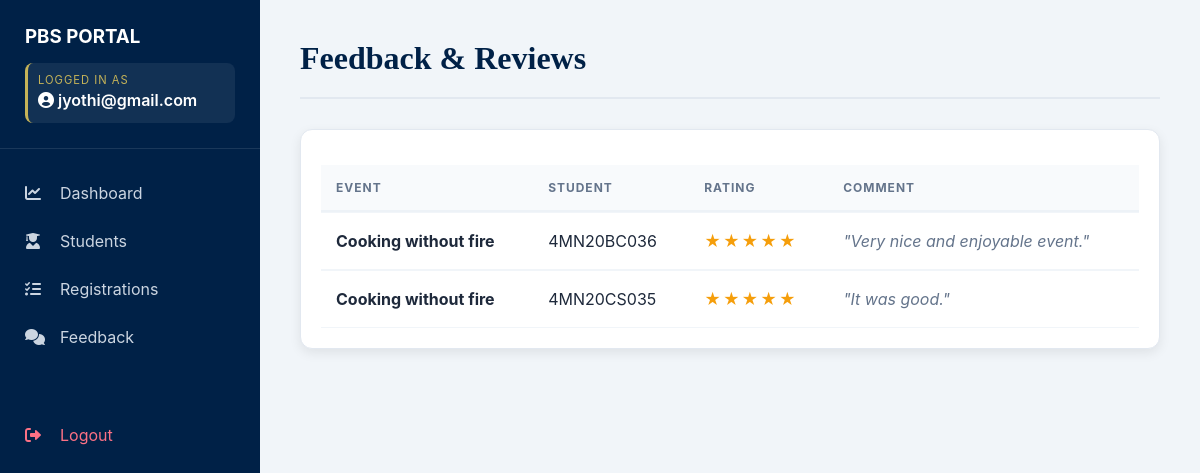
Screenshot of /events/feedbacks/ (signed in) with the database file from the repository.
### events/models.py (models this page shows, shortened)
class Feedback(models.Model):
    student = models.ForeignKey('accounts.Student', on_delete=models.CASCADE,null=True, blank=True)
    event = models.ForeignKey(Event, on_delete=models.CASCADE)
    rating = models.IntegerField(default=5)
    comment = models.TextField()
    created_at = models.DateTimeField(auto_now_add=True)

class Event(models.Model):
    title = models.CharField(max_length=200)
    description = models.TextField()
    date = models.DateTimeField()
    department = models.CharField(
        max_length=5,
        choices=DEPARTMENT_CHOICES,
        null=True,
        blank=True,
        help_text="Target Department (Optional)"
    )
    image = models.ImageField(
        upload_to='events/',
        null=True,
        blank=True
    )

### accounts/models.py (models this page shows, shortened)
class Student(models.Model):
    register_number = models.CharField(max_length=20, unique=True,null=True, blank=True)
    department = models.CharField(max_length=5, choices=DEPARTMENT_CHOICES)
    passed_out_year = models.IntegerField()

### events/views.py (the view)
# urls.py: path('feedbacks/', views.view_feedback, name='view_feedback'),
@login_required
def view_feedback(request):
    feedbacks = Feedback.objects.all().order_by('-created_at')
    return render(request, 'view_feedback.html', {'feedbacks': feedbacks})

### templates/view_feedback.html
{% extends "admin_dashboard.html" %}
{% block content %}
<div class="header-section"><h1>Feedback & Reviews</h1></div>
<div class="card">
    <table>
        <thead>
            <tr><th>Event</th><th>Student</th><th>Rating</th><th>Comment</th></tr>
        </thead>
        <tbody>
            {% for fb in feedbacks %}
            <tr>
                <td><strong>{{ fb.event.title }}</strong></td>
                <td>{{ fb.student.register_number }}</td>
                <td style="color: #f59e0b; letter-spacing: 2px;">
                    {% for i in "12345"|make_list %}{% if forloop.counter <= fb.rating %}★{% else %}☆{% endif %}{% endfor %}
                </td>
                <td style="font-style: italic; color: #64748b;">"{{ fb.comment }}"</td>
            </tr>
            {% endfor %}
        </tbody>
    </table>
</div>
{% endblock %}

### templates/admin_dashboard.html (shortened to what this page needs)
<!DOCTYPE html>
<html lang="en">
  <head>
    <link
      rel="stylesheet"
      href="https://cdnjs.cloudflare.com/ajax/libs/font-awesome/6.0.0/css/all.min.css"
    />
  </head>
  <body>
    <div class="sidebar">
      <div class="sidebar-header">
        <h3>PBS PORTAL</h3>
        <div class="user-tag">
          <p
            style="font-size: 0.7rem; color: var(--accent); letter-spacing: 1px"
          >
            LOGGED IN AS
          </p>
          <p style="font-weight: 600; margin: 3px 0">
            <i class="fas fa-user-circle"></i> {{ request.user.username }}
          </p>
        </div>
      </div>
      <nav style="margin-top: 20px">
        <a
          href="{% url 'admin_dashboard' %}"
          class="menu-item {% if request.resolver_match.url_name == 'admin_dashboard' %}active{% endif %}"
        >
          <i class="fas fa-chart-line"></i><span>Dashboard</span>
        </a>
        <a href="{% url 'manage_students' %}" class="menu-item">
          <i class="fas fa-user-graduate"></i><span>Students</span>
        </a>
        <a href="{% url 'registered_users' %}" class="menu-item">
          <i class="fas fa-list-check"></i><span>Registrations</span>
        </a>
        <a href="{% url 'view_feedback' %}" class="menu-item">
          <i class="fas fa-comments"></i><span>Feedback</span>
        </a>
        <a
          href="{% url 'logout' %}"
          class="menu-item"
          style="color: var(--danger); margin-top: 50px"
        >
          <i class="fas fa-sign-out-alt"></i><span>Logout</span>
        </a>
      </nav>
    </div>
    <div class="main-content">
      {% block content %}{% endblock %}
    </div>
  </body>
</html>

### templates/admin_dashboard.html (style rules this page uses)
:root { --sidebar-bg: #002147; --accent: #c5b358; --bg: #f1f5f9; --white: #ffffff; --danger: #fb7185; --success: #10b981; }
* { margin: 0; padding: 0; box-sizing: border-box; font-family: "Inter", sans-serif; }
body { display: flex; background-color: var(--bg); min-height: 100vh; }
.sidebar { width: 260px; background: var(--sidebar-bg); color: white; position: fixed; height: 100vh; z-index: 1000; }
.sidebar-header { padding: 25px; border-bottom: 1px solid rgba(255, 255, 255, 0.1); }
.user-tag { margin-top: 15px; padding: 10px; background: rgba(255, 255, 255, 0.07); border-radius: 8px; border-left: 3px solid var(--accent); }
.menu-item { display: flex; align-items: center; padding: 14px 25px; text-decoration: none; color: #cbd5e1; transition: 0.3s; }
.menu-item i { margin-right: 15px; width: 20px; }
.main-content { margin-left: 260px; flex: 1; padding: 40px; width: calc(100% - 260px); }
.header-section { display: flex; justify-content: space-between; align-items: center; margin-bottom: 30px; }
table { width: 100%; border-collapse: collapse; margin-top: 15px; }
th { text-align: left; padding: 15px; background: #f8fafc; color: #64748b; font-size: 0.75rem; text-transform: uppercase; letter-spacing: 1px; }
td { padding: 15px; border-top: 1px solid #f1f5f9; vertical-align: middle; }
.main-content .header-section { display: flex; justify-content: space-between; align-items: center; margin-bottom: 30px; border-bottom: 2px solid #e2e8f0; padding-bottom: 20px; }
.main-content h1 { font-family: 'Merriweather', serif; color: #002147 !important; margin: 0; }
.main-content .card { background: #ffffff !important; border-radius: 12px !important; box-shadow: 0 4px 12px rgba(0,0,0,0.08) !important; padding: 20px; margin-top: 20px; border: 1px solid #e2e8f0; }
.main-content table { width: 100%; border-collapse: separate; border-spacing: 0; }
.main-content th { background-color: #f8fafc !important; color: #64748b !important; font-weight: 700; text-transform: uppercase; font-size: 0.75rem; padding: 15px; border-bottom: 2px solid #edf2f7; }
.main-content td { padding: 18px 15px; border-bottom: 1px solid #f1f5f9; color: #1e293b; vertical-align: middle; }

### rows the page displays
Feedback: event "Cooking without fire", student.register_number "4MN20BC036", comment "Very nice and enjoyable event."
Feedback: event "Cooking without fire", student.register_number "4MN20CS035", comment "It was good."

### other values shown
{{ request.user.username }} "jyothi@gmail.com"
